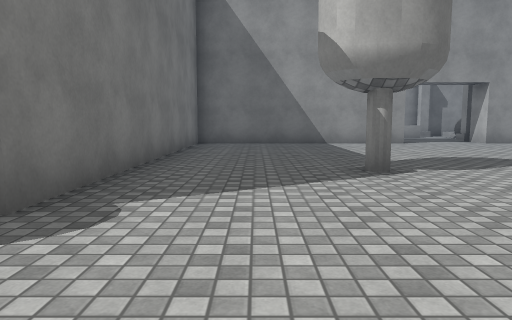
view 1 (above)

13 first-person views from a walk through a 3-D level made in the Unity game engine. The camera is 1.2 m above the floor, tilts 6° down and sees 70° across. The floor is counted in squares, 1.89 m on a side. Each view is taken from the middle of a square. On the plan, view 1 faces up. The plan holds only what a view shows up to about 10 squares ahead; the rest is blank. The place goes on beyond the plan. The player is left out. Door leaves are left out, so doorways stand open. Surface patterns are stand-ins for the level's own textures.

view 2
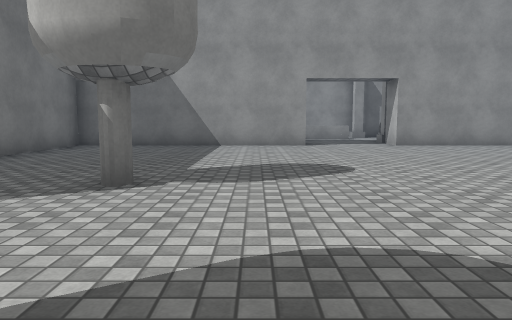

view 3
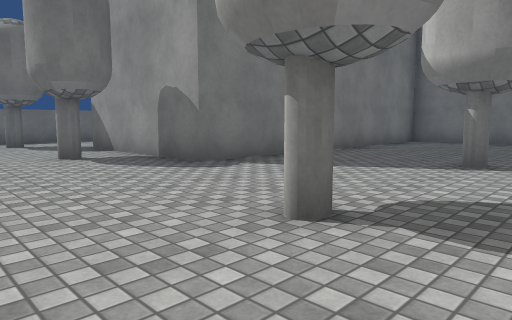

view 4
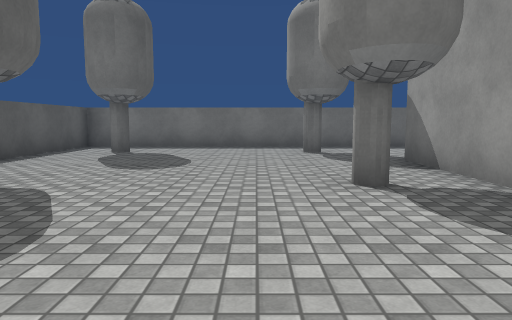

view 5
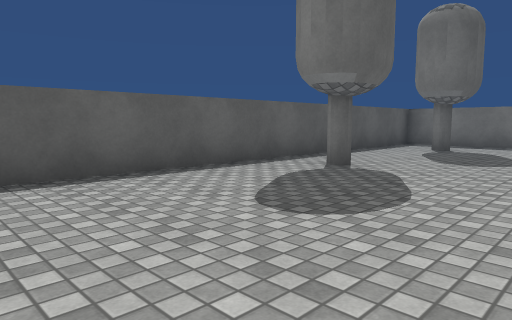

view 6
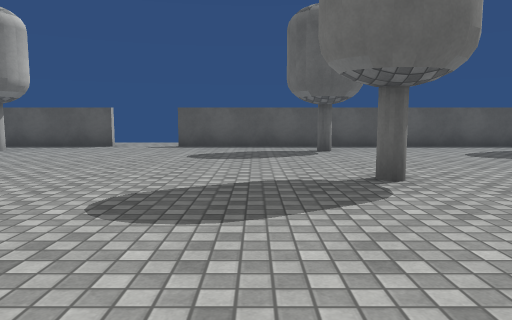

view 7
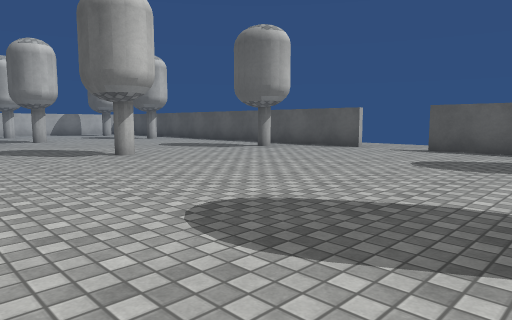

view 8
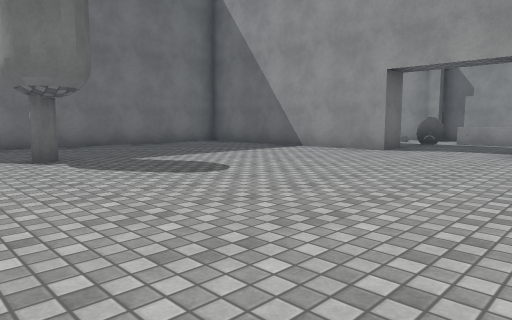

view 9
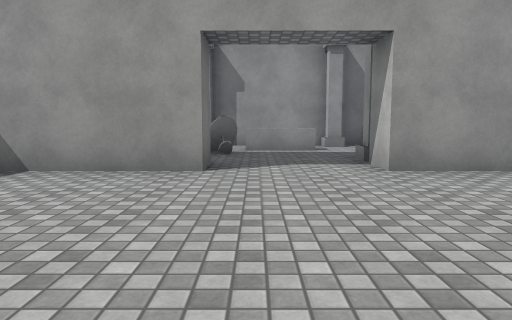

view 10
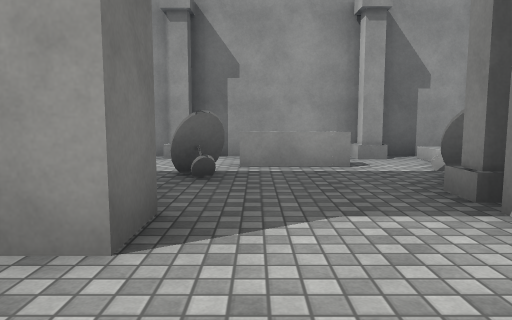

view 11
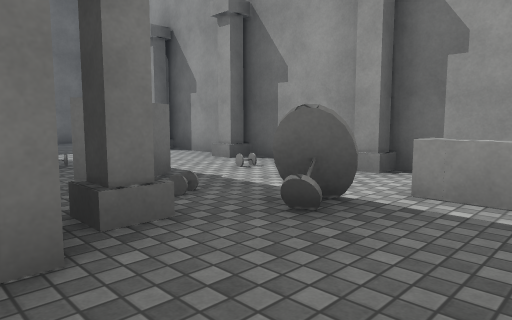

view 12
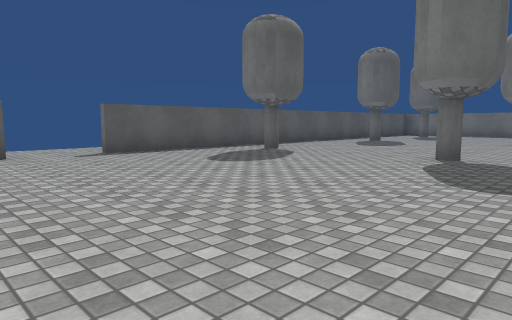

view 13
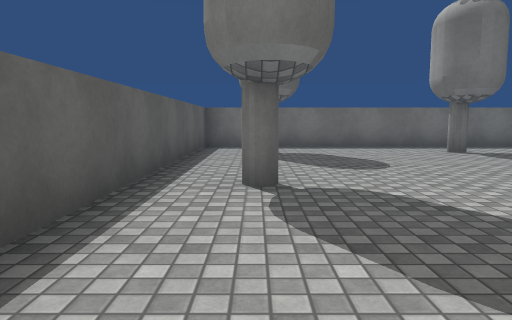

### Floor plan
Points are (right, up) in squares from view 1. A wall is a line through its corners. A room is listed if a view was taken in it or the views show most of it. See-through windows are left out.
Room 1 (views 1, 2, 3, 4, 5, 6, 7, 8, 9, 10, 12, 13)
walls: (6.6, -4.3) (8.5, -4.3); (4.3, 10.7) (-1.7, 10.7) (-1.7, 2.4) (-6.1, 2.4); (-9.3, 2.4) (-9.3, -4.3) (5, -4.3); (8.5, 10.7) (6.7, 10.7)
ways out: opening at (5.5, 10.5) to room 2; open door at (4, 10.5) to room 2; open door at (7, 10.5) to room 2; opening at (-7.5, 3); opening at (5.5, -4)
objects: other object (-8, -3); other object (-8, 1); other object (-4, -3); other object (-4, 1); other object (2, -3); other object (2, 1); other object (2, 5); other object (8, -3)
Room 2 (view 11)
walls: (4.3, 11.5) (4.3, 10.7); (6.7, 10.7) (6.7, 11.5); (8.5, 15.7) (-1.6, 15.7); (2.1, 13.5) (2.3, 13)
low walls: (7.8, 14.5) (7.8, 15.4)
ways out: opening at (5.5, 10.5) to room 1; open door at (4, 10.5) to room 1; open door at (7, 10.5) to room 1
objects: pillar (4, 12); other object (4, 13) to (5, 13); pillar (4, 15); other object (5, 14); pillar (6, 12); other object (7, 13); pillar (7, 15)

Positions as (right, up) in squares from view 1, and headings:
1: (0, 0), facing up
2: (3, 1), facing up
3: (3, -1), facing up-left
4: (0, 0), facing left
5: (1, 0), facing down-left
6: (3, 5), facing down
7: (2, 4), facing down-right
8: (8, 3), facing up-left
9: (5, 6), facing up
10: (5, 9), facing up
11: (6, 11), facing up-left
12: (8, 3), facing down-left
13: (0, -3), facing left
